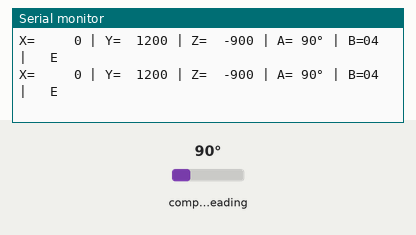
The sketch below on a simulated Arduino Uno, built with avr-gcc and run on an emulated ATmega328P. Shown: the last lines printed to the serial monitor. The inputs (shaded band) are chosen by the test bench; at power-on: compass heading 90°.

Above: at 1.2 s.
1.3 s: compass heading set to 7°
At 1.57 s:
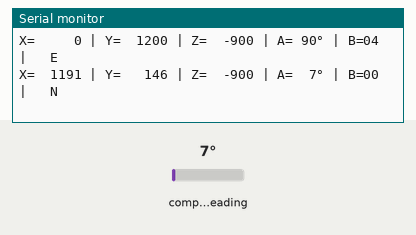
3.3 s: compass heading set to 180°
At 3.6 s:
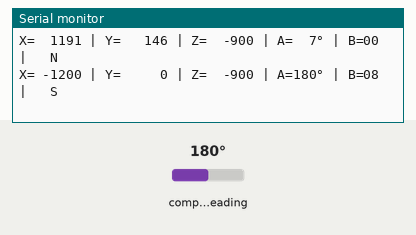
5.3 s: compass heading set to 269°
At 5.62 s:
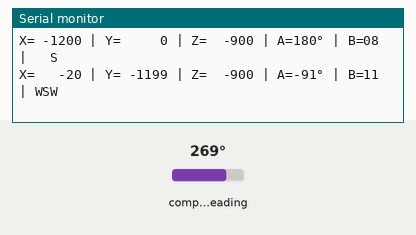
7.3 s: compass heading set to 352°
At 7.64 s:
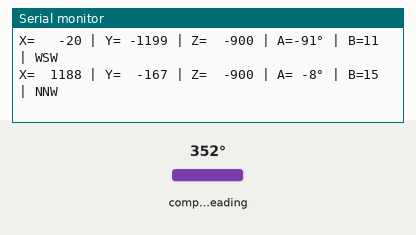

Measured:
- after the input at 1.3 s, the serial monitor: prints a new line after 0.12 s (image 1)
- after the input at 3.3 s, the serial monitor: prints a new line after 0.14 s (image 2)
- after the input at 5.3 s, the serial monitor: prints a new line after 0.16 s (image 3)
- after the input at 7.3 s, the serial monitor: prints a new line after 0.18 s (image 4)

The sketch:

QMC5883LMagnetometroOperacional.ino
```cpp
// ----------------------------------------------------------------------------------------------//
// Referencias:                                                                                  //
// https://robertssmorgasbord.net                                                                //
// https://www.youtube.com/channel/UCGtReyiNPrY4RhyjClLifBA                                      //
// QST QMC5883L 3-Axis Digital Compass and Arduino MCU – The Basics https://youtu.be/xh_KCkds038 //
// ----------------------------------------------------------------------------------------------//

#include <QMC5883LCompass.h>

// Mode Control (MODE)
const byte qmc5883l_mode_stby = 0x00;
const byte qmc5883l_mode_cont = 0x01;
// Output Data Rate (ODR)
const byte qmc5883l_odr_10hz  = 0x00;
const byte qmc5883l_odr_50hz  = 0x04;
const byte qmc5883l_odr_100hz = 0x08;
const byte qmc5883l_odr_200hz = 0x0C;
// Full Scale Range (RNG)
const byte qmc5883l_rng_2g    = 0x00;
const byte qmc5883l_rng_8g    = 0x10;
// Over Sample Ratio (OSR)
const byte qmc5883l_osr_512   = 0x00;
const byte qmc5883l_osr_256   = 0x40;
const byte qmc5883l_osr_128   = 0x80;
const byte qmc5883l_osr_64    = 0xC0;

QMC5883LCompass compass;

void setup()
{
   Serial.begin(115200);
   compass.init();
   //compass.setADDR(byte b);
   //compass.setMode(byte mode,          byte odr,           byte rng,        byte osr        );
   //compass.setMode(qmc5883l_mode_cont, qmc5883l_odr_200hz, qmc5883l_rng_8g, qmc5883l_osr_512);
   //compass.setSmoothing(byte steps, bool adv);
   //compass.setCalibration(int x_min, int x_max, int y_min, int y_max, int z_min, int z_max);
   compass.setCalibration(-862, 946, -960, 818, -708, 1161);
   //compass.setReset();
}

void loop()
{
   int x_value;
   int y_value;
   int z_value;
   int azimuth;  // 0° - 359°
   byte bearing; // 0 - 15 (N, NNE, NE, ENE, E, ...)
   char direction[strlen("NNE") + 1];
   char buffer[strlen("X=-99999 | Y=-99999 | Z=-99999 | A=259° | B=15 | D=NNE") + 1];

   compass.read(); // Read compass values via I2C

   x_value   = compass.getX();
   y_value   = compass.getY();
   z_value   = compass.getZ();
   azimuth   = compass.getAzimuth(); // Calculated from X and Y value
   bearing   = compass.getBearing(azimuth);

   compass.getDirection(direction, azimuth);
   direction[3] = '\0';

   sprintf(buffer,
           "X=%6d | Y=%6d | Z=%6d | A=%3d° | B=%02hu | %s",
           x_value,
           y_value,
           z_value,
           azimuth,
           bearing,
           direction                                           );
   Serial.println(buffer);

   delay(200);
}
```
